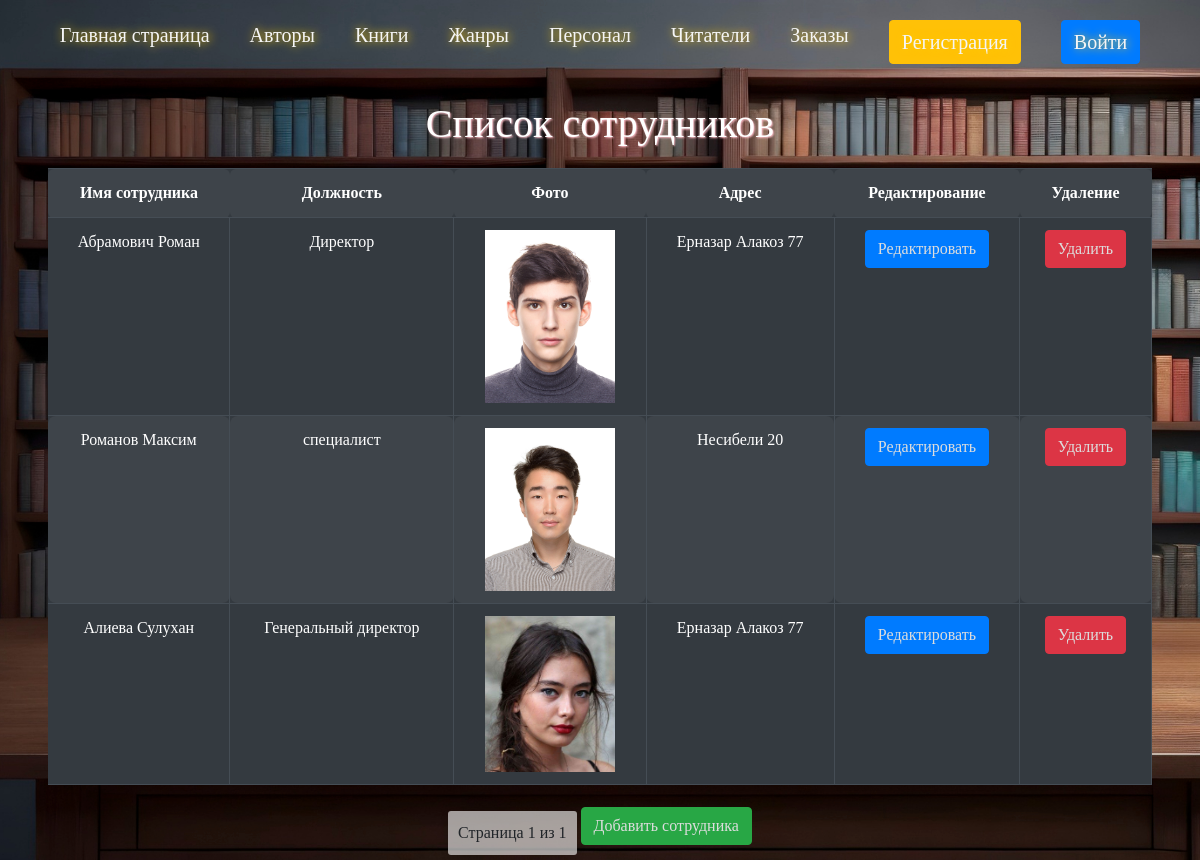
The app's page /personal/list/ with its own data.
### personal/models.py (models this page shows, shortened)
class Personal(models.Model):  # connect with Booking
    name = models.CharField(max_length=255)
    position = models.CharField(max_length=100, default='position')
    photo = models.ImageField(default="Test.jpg", blank=True)
    adress = models.CharField(max_length=50, default='adress')
    slug = models.SlugField(default='', null=False)

### personal/views.py (the view)
# urls.py: path('personal/list/',views.personal_list, name='personal_list'),
def personal_list(request):
    personal = Personal.objects.all()
    paginator = Paginator(personal, 4)
    page_number = request.GET.get('page')
    page_obj = paginator.get_page(page_number)
    return render(request,'personal/personal_list.html', {'page_obj':page_obj})

### personal/templates/personal/personal_list.html (shortened to what this page needs)
{% extends 'base.html' %}
{% block header %}
<div class="box-author">
    <h1>Список сотрудников</h1>
    <table class="table table-dark table-striped">
        <tr>
            <th>Имя сотрудника</th>
            <th>Должность</th>
            <th>Фото</th>
            <th>Адрес</th>
            <th>Редактирование</th>
            <th>Удаление</th>
        </tr>
        {% for person in page_obj %}
        <tr>
            <td>{{ person.name }}</td>
            <td>{{ person.position }}</td>
            <td>
                {% if person.photo %}
                    <img src="{{ person.photo.url }}" alt="person-portret" width="130px">
                {% else %}
                    <img src="/path/to/default/image.jpg" alt="default-person-portret" width="130px">
                {% endif %}
            </td>
            <td>{{ person.adress }}</td>
            <td><button type="button" class="btn btn-primary"><a href="{% url 'personal_update' person.pk %}">Редактировать</a></button></td>
            <td><button type="button" class="btn btn-danger"><a href="{% url 'personal_delete' person.pk %}">Удалить</a></button></td>
        </tr>
        {% endfor %}
    </table>
    <div class="pagination">
        <span class="step-links">
            <span>Страница {{ page_obj.number }} из {{ page_obj.paginator.num_pages }}</span>
        </span>
    </div>
    <button type="button" class="btn btn-success"><a href="{% url 'personal_create' %}">Добавить сотрудника</a></button>
</div>
{% endblock %}

### Library/static/library/css/style.css (style rules this page uses)
* { padding: 0px; margin: 0px; box-sizing: border-box; list-style: none; font-family: tahoma; font-size: 16px; }
body { background: url(../img/librar.jpg); background-size: cover; background-position: center; background-attachment: fixed; }
body h1 { font-size: 40px; color: #fff; text-shadow: 1px 1px 2px pink; margin-bottom: 20px; }
.test-forms table th, table td { padding: 15px; border-right: 1px solid black; border-bottom: 1px solid black; border-radius: 8px; }
.test-forms table tr, td, th { border-radius: 6px; }
.pagination { display: inline-block; background-color: rgba(255, 255, 255, 0.6); border-radius: 3px; text-align: center; box-shadow: 0 4px 8px rgba(0, 0, 0, 0.1); margin-top: 10px; padding: 10px; }
table button { transition: background-color 0.3s; border-radius: 3px; padding: 5px 5px; }
table button a { text-decoration: none; color: whitesmoke; }
table a { text-decoration: none; color: black; cursor: pointer; }
.content .box-author { margin: 0 4%; text-align: center; }
.content .box-author table { text-align: center; }
.content .box-author .btn a { text-decoration: none; color: #ddd; }
.box-author a { margin-top: 15px; }
.box-author button { margin-bottom: 15px; }

### records on screen
Personal: name "Абрамович Роман", position "Директор", photo (picture), adress "Ерназар Алакоз 77"
Personal: name "Романов Максим", position "специалист", photo (picture), adress "Несибели 20"
Personal: name "Алиева Сулухан", position "Генеральный директор", photo (picture), adress "Ерназар Алакоз 77"

### other values on screen
{{ page_obj.number }} "1"
{{ page_obj.paginator.num_pages }} "1"
